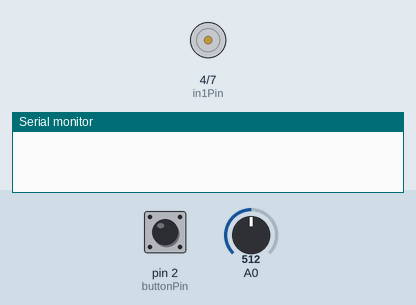
A sketch run on a simulated Arduino Uno, built with avr-gcc and run on an emulated ATmega328P. Parts: motor-driver pin pairs drawn as motors (green arrow = first pin HIGH = forward, orange = second pin HIGH = backward, longer = more drive, scaled by the enable pin), the last lines printed to the serial monitor. Inputs (shaded band) come from the test bench; at power-on: pin 2 (buttonPin) HIGH, A0 = 512.

Above: at 1.2 s.
1.3 s: pin 2 (buttonPin) pulled LOW for 0.15 s
At 2.7 s:
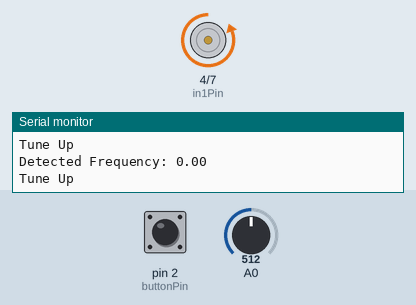
3.0 s: pin 2 (buttonPin) pulled LOW for 1 s
5.5 s: pin 2 (buttonPin) driven LOW
7.1 s: pin 2 (buttonPin) pulsed HIGH 5 times (0.12 s each, 0.3 s apart)
10.1 s: A0 set to 306
At 10.44 s:
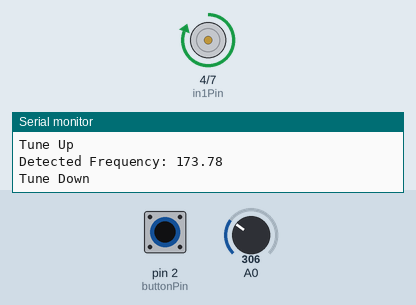
Timing chart, 0 to 13.0 s (numbered marks = the images above; inputs shaded):
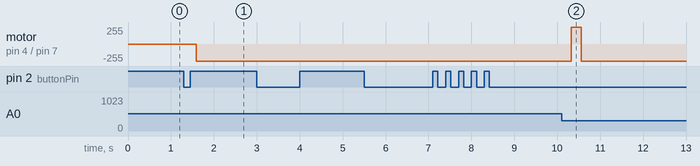

Measured:
- after the input at 1.3 s, motor on pin 4 (in1Pin) / pin 7 (in2Pin): stopped → backward 255/255 after 0.29 s
- after the input at 10.1 s, motor on pin 4 (in1Pin) / pin 7 (in2Pin): backward 255/255 → forward 255/255 after 0.22 s, → backward 255/255 0.24 s later

The sketch:

FINAL_PROJECT.ino
```cpp
#include "arduinoFFT.h"

#define SAMPLES 128             // SAMPLES-pt FFT. Must be a base 2 number. Max 128 for Arduino Uno.
#define SAMPLING_FREQUENCY 2048 // Ts = Based on Nyquist, must be 2 times the highest expected frequency.

arduinoFFT FFT = arduinoFFT();

unsigned int samplingPeriod;
unsigned long microSeconds;
double vReal[SAMPLES]; // Create vector of size SAMPLES to hold real values
double vImag[SAMPLES]; // Create vector of size SAMPLES to hold imaginary values

double noteFreq[] = {329.63, 246.94, 196.00, 146.83, 110.00, 82.41}; // E4, B3, G3, D3, A2, E2
String noteNames[] = {"E4", "B3", "G3", "D3", "A2", "E2"};
const int numNotes = 6;
const double tolerance = 8; // Hz

const int buttonPin = 2; // Pin connected to the push button
int currentString = -1;  // Current string being detected (-1 means no string is being detected)
bool buttonState = HIGH; // Current state of the button
bool lastButtonState = HIGH; // Previous state of the button
bool detected = false; // Flag to indicate if the current string frequency is detected

// L298N Motor Driver Pins
const int enablePin = 3;  // Enable pin
const int in1Pin = 4;    // Input pin 4
const int in2Pin = 7;    // Input pin 7
const int ledPin = 12;  // Pin connected to the LED

void setup()
{
  Serial.begin(115200); // Baud rate for the Serial Monitor
  samplingPeriod = round(1000000 * (1.0 / SAMPLING_FREQUENCY)); // Period in microseconds
  pinMode(buttonPin, INPUT_PULLUP); // Set the button pin as input with internal pull-up resistor

  pinMode(enablePin, OUTPUT);
  pinMode(in1Pin, OUTPUT);
  pinMode(in2Pin, OUTPUT);
}

void loop()
{
  buttonState = digitalRead(buttonPin); // Read the current state of the button

  // Check if the button state has changed
  if (buttonState != lastButtonState)
  {
    delay(50); // Debounce delay

    // Check if the button is pressed (falling edge)
    if (buttonState == LOW)
    {
      currentString = (currentString + 1) % numNotes; // Switch to the next string
      digitalWrite(ledPin, LOW); // Turn off the LED

      Serial.print("Detecting String: ");
      Serial.println(noteNames[currentString]);

      detected = false; // Reset the detected flag
    }
  }

  // Continue the frequency sensing process if a string is being detected
  if (currentString >= 0 && !detected)
  {
    // Sample SAMPLES times
    for (int i = 0; i < SAMPLES; i++)
    {
      microSeconds = micros(); // Returns the number of microseconds since the Arduino board began running the current script.

      vReal[i] = analogRead(0); // Reads the value from analog pin 0 (A0), quantize it and save it as a real term.
      vImag[i] = 0;             // Makes imaginary term 0 always

      // Remaining wait time between samples if necessary
      while (micros() < (microSeconds + samplingPeriod))
      {
        // Do nothing
      }
    }

    // Perform FFT on samples
    FFT.Windowing(vReal, SAMPLES, FFT_WIN_TYP_HAMMING, FFT_FORWARD);
    FFT.Compute(vReal, vImag, SAMPLES, FFT_FORWARD);
    FFT.ComplexToMagnitude(vReal, vImag, SAMPLES);

    // Find peak frequency and print detected note
    double peak = FFT.MajorPeak(vReal, SAMPLES, SAMPLING_FREQUENCY);
    Serial.print("Detected Frequency: ");
    Serial.println(peak);

    // Compare detected frequency with the selected string frequency
    if (abs(peak - noteFreq[currentString]) <= tolerance)
    {
      Serial.print("Detected Note: ");
      Serial.println(noteNames[currentString]);
      detected = true; // Set the detected flag to true
      digitalWrite(ledPin, HIGH); // Turn on the LED
    }
    else
    {
      double stringThreshold = noteFreq[currentString]; // Threshold frequency for the current string

      // Compare detected frequency with the threshold frequency
      if (peak < stringThreshold)
      {
        Serial.println("Tune Up");
        // Drive the motor clockwise
        digitalWrite(in1Pin, LOW);
        digitalWrite(in2Pin, HIGH);
      }
      else
      {
        Serial.println("Tune Down");
        // Drive the motor counterclockwise
        digitalWrite(in1Pin, HIGH);
        digitalWrite(in2Pin, LOW);
      }
      digitalWrite(enablePin, HIGH); // Enable the motor
    }
  }
  else
  {
    // Stop the motor if no string is being detected
    digitalWrite(in1Pin, LOW);
    digitalWrite(in2Pin, LOW);
    digitalWrite(enablePin, LOW); // Disable the motor
  }

  lastButtonState = buttonState; // Store the current button state for comparison in the next iteration
}
```
